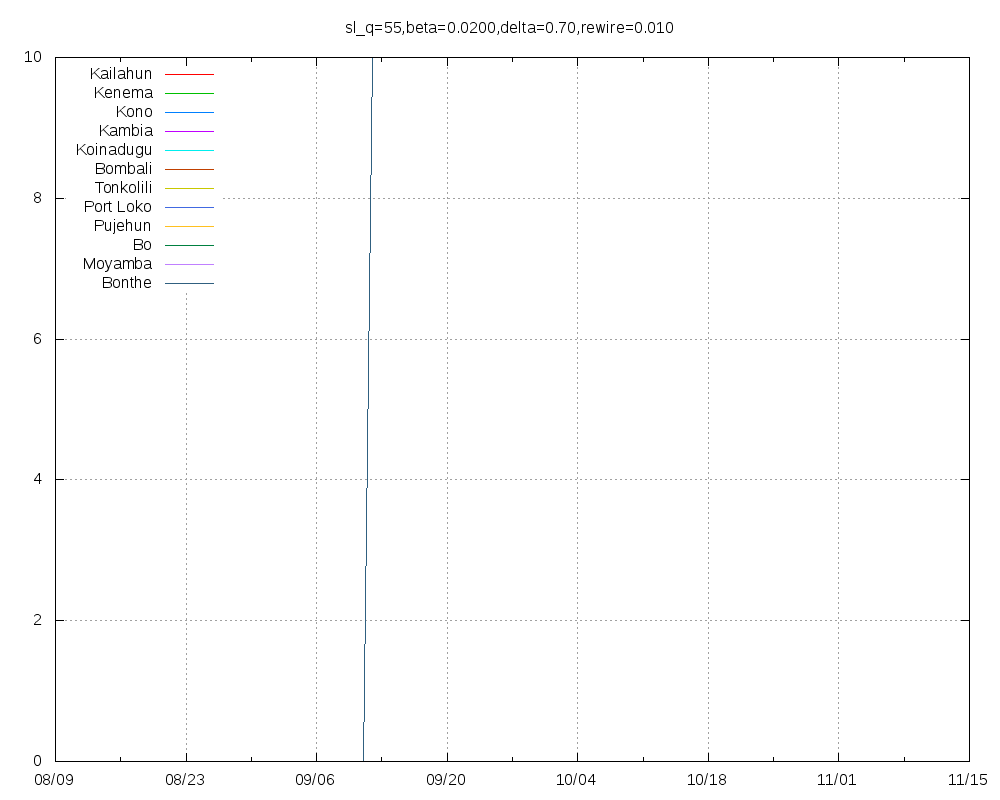

Write the gnuplot code that produced this figure.
set title "sl_q=55,beta=0.0200,delta=0.70,rewire=0.010"
set key top left
set grid
set xdata time
set timefmt "%Y-%m-%d"
set terminal png size 1000,800
set output "sl_q=55,beta=0.0200,delta=0.70,rewire=0.010.png"
plot "Kailahun.tab" using 1:2 title "Kailahun" with lines,"Kenema.tab" using 1:2 title "Kenema" with lines,"Kono.tab" using 1:2 title "Kono" with lines,"Kambia.tab" using 1:2 title "Kambia" with lines,"Koinadugu.tab" using 1:2 title "Koinadugu" with lines,"Bombali.tab" using 1:2 title "Bombali" with lines,"Tonkolili.tab" using 1:2 title "Tonkolili" with lines,"Port_Loko.tab" using 1:2 title "Port Loko" with lines,"Pujehun.tab" using 1:2 title "Pujehun" with lines,"Bo.tab" using 1:2 title "Bo" with lines,"Moyamba.tab" using 1:2 title "Moyamba" with lines,"Bonthe.tab" using 1:2 title "Bonthe" with lines
